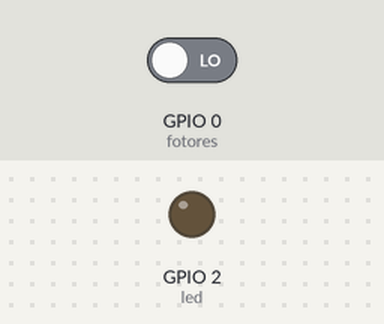
A sketch run on a simulated ESP8266 (NodeMCU). Parts: output pins drawn as LEDs (lit = HIGH). Inputs (shaded band) come from the test bench; at power-on: GPIO 0 (fotores) LOW. WiFi joins after 1.5 s; servers stay silent unless stated; what the sketch prints to the serial monitor is not drawn.

Above: at 2.7 s.
2.8 s: GPIO 0 (fotores) driven HIGH
At 6.1 s:
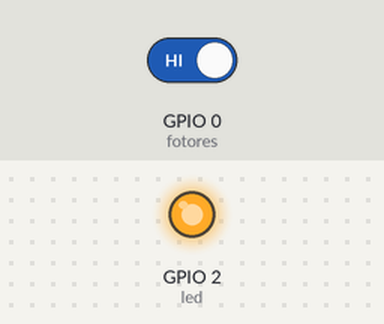
6.6 s: GPIO 0 (fotores) driven LOW
At 10.1 s:
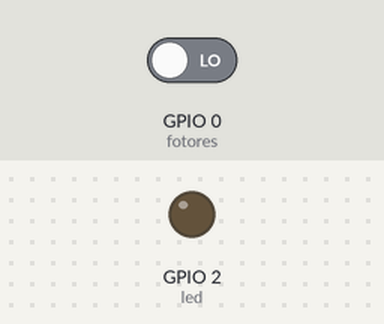
Timing chart, 0 to 11.6 s (numbered marks = the images above; inputs shaded):
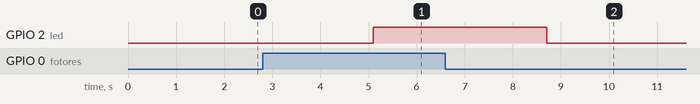

The sketch:

examen_iot.ino
```cpp
#include <ESP8266WiFi.h>


const char* ssid = "USB_wifi";
const char* password = "bfca63ea5c";
int fotores = 0;
int led =2;
const char* server = "184.106.153.149";
String apiKey = "GRVZODHQP5HUR4CH";


void setup() {
  Serial.begin(115200);
  Serial.println("");

  //sensor de luz
  pinMode(fotores, INPUT);
  pinMode(led,OUTPUT);

  //conectar a la red wifi
  Serial.print("conectando a.....");
  Serial.println(ssid);

  WiFi.begin(ssid, password);

  while (WiFi.status() != WL_CONNECTED) {
    delay(500);
    Serial.print(".");
  }
  Serial.println("");
  Serial.println("WiFi conectada");
  Serial.println(WiFi.localIP());
}

void loop() {
    int luz = digitalRead(fotores);
    enviarTemp(luz);
    if (luz !=0){
      digitalWrite(led,1);
    }else{
      digitalWrite(led,0);
    }
    Serial.println(luz);
}

  void enviarTemp(int luz){

    WiFiClient client;

    if(client.connect(server, 80)){
      //Serial.println("cliente WiFi conectado");
      String postStr=apiKey;
      postStr += "&field1=";
      postStr += String(luz);
      postStr += "\r\n\r\n";

      client.print("POST /update HTTP/1.1\n");
      client.print("Host:api.thingspeak.com\n");
      client.print("Connection: close\n");
      client.print("X-THINGSPEAKAPIKEY:"+apiKey+"\n");
      client.print("Content-Type:application/x-www-form-urlencoded\n");
      client.print("Content-Length: ");
      client.print(postStr.length());
      client.print("\n\n");
      client.print(postStr);
      delay(1000);
    }

          client.stop();
}
```

Measured:
- after the input at 2.8 s, GPIO 2 (led): LOW → HIGH after 2.3 s
- after the input at 6.6 s, GPIO 2 (led): HIGH → LOW after 2.1 s
